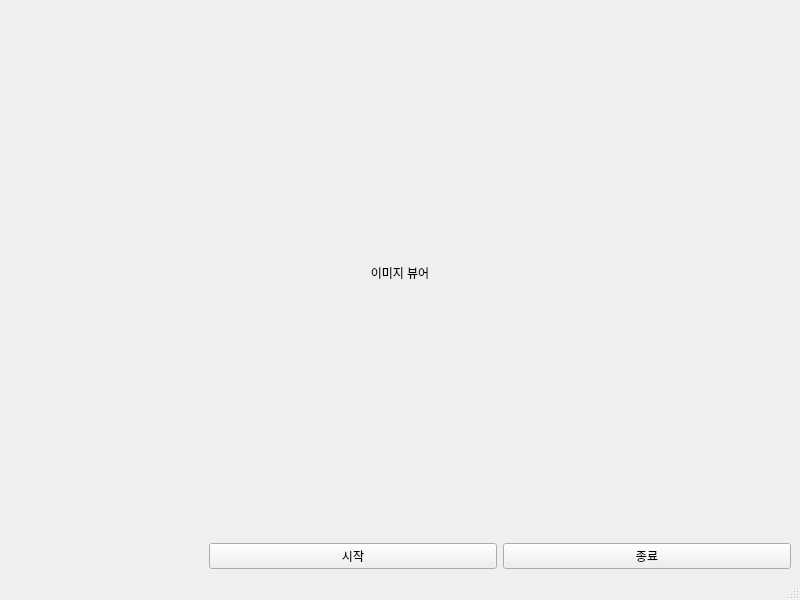
<?xml version="1.0" encoding="UTF-8"?>
<ui version="4.0">
 <class>MainWindow</class>
 <widget class="QMainWindow" name="MainWindow">
  <property name="geometry">
   <rect>
    <x>0</x>
    <y>0</y>
    <width>800</width>
    <height>600</height>
   </rect>
  </property>
  <property name="windowTitle">
   <string>MainWindow</string>
  </property>
  <widget class="QWidget" name="centralwidget">
   <layout class="QGridLayout" name="gridLayout" rowstretch="90,10">
    <item row="0" column="0">
     <layout class="QVBoxLayout" name="verticalLayout">
      <item>
       <widget class="QLabel" name="lb_imageViewer">
        <property name="text">
         <string>이미지 뷰어</string>
        </property>
        <property name="alignment">
         <set>Qt::AlignCenter</set>
        </property>
       </widget>
      </item>
     </layout>
    </item>
    <item row="1" column="0">
     <layout class="QHBoxLayout" name="horizontalLayout">
      <property name="leftMargin">
       <number>200</number>
      </property>
      <item>
       <widget class="QPushButton" name="btn_viewerStart">
        <property name="text">
         <string>시작</string>
        </property>
       </widget>
      </item>
      <item>
       <widget class="QPushButton" name="btn_viewerStop">
        <property name="text">
         <string>종료</string>
        </property>
       </widget>
      </item>
     </layout>
    </item>
   </layout>
  </widget>
  <widget class="QMenuBar" name="menubar">
   <property name="geometry">
    <rect>
     <x>0</x>
     <y>0</y>
     <width>800</width>
     <height>28</height>
    </rect>
   </property>
  </widget>
  <widget class="QStatusBar" name="statusbar"/>
 </widget>
 <resources/>
 <connections/>
</ui>
